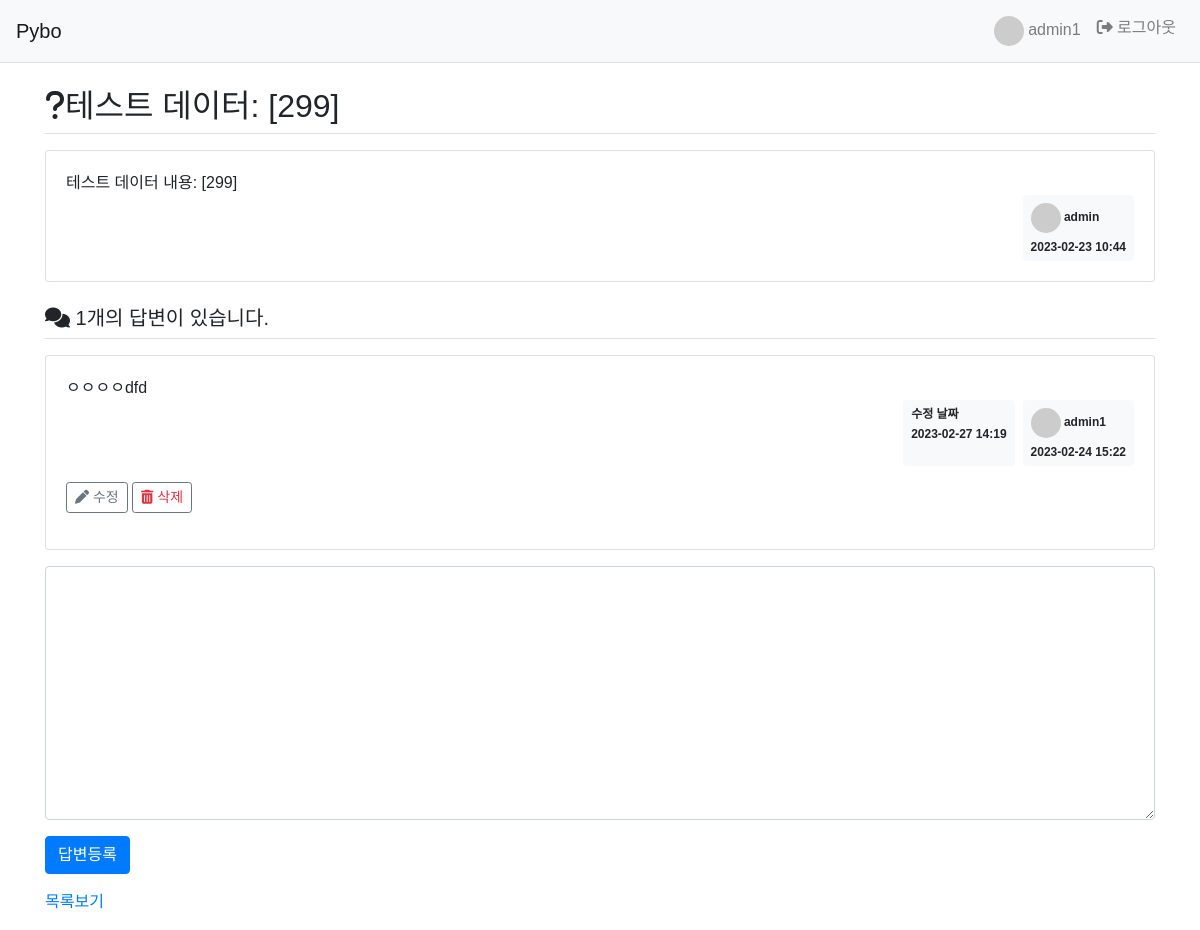
The page /pybo/305/ (signed in) on the database its author committed.
### pybo/models.py (models this page shows, shortened)
class Question(models.Model):
    author = models.ForeignKey(User, on_delete=models.CASCADE)
    subject = models.CharField('제목', max_length=200,
                                help_text='질문의 제목을 한 줄로 작성하세요.')
    content = models.TextField('내용', help_text='질문의 내용을 상세히 작성하세요.')
    create_date = models.DateTimeField('생성일')
    modify_date = models.DateTimeField(null=True, blank=True)

class Answer(models.Model):
    author = models.ForeignKey(User, on_delete=models.CASCADE)
    question = models.ForeignKey(Question, on_delete=models.CASCADE)
    content = models.TextField('답변 내용')
    create_date = models.DateTimeField()
    modify_date = models.DateTimeField(null=True, blank=True)

### pybo/views.py (the view)
# urls.py: path('<int:question_id>/', views.detail, name='detail'),   # 상세 보기
def detail(request, question_id):
    question = get_object_or_404(Question, pk=question_id)
    context = {'question':question}
    return render(request, 'pybo/question_detail.html', context)

### templates/pybo/question_detail.html (shortened to what this page needs)
{% extends 'base.html' %}
{% block content %}
  <h2 class="border-bottom py-2">
    <i class="fa-solid fa-question"></i>{{ question.subject}}</h2>
  <div class="card my-3">
    <div class="card-body">
      <div class="card-text" style="white-space: pre-line;">{{ question.content }}</div>
      <div class="d-flex justify-content-end">
        <div class="badge badge-light p-2 text-left">
          <div class="mb-2"><img class="avarta" src="https://randomuser.me/api/portraits/men/{{question.author.id}}.jpg">
            {{question.author.username}}</div>
          <div>{{question.create_date|date:'Y-m-d H:i'}}</div>
        </div>
      </div>
    </div>
  </div>
  <h5 class="border-bottom my-3 py-2">
    <i class="fa-solid fa-comments"></i>
    {{ question.answer_set.count }}개의 답변이 있습니다.
  </h5>
  {% for answer in question.answer_set.all%}
    <div class="card my-3">
      <div class="card-body">
        <div class="card-text" style="white-space: pre-line;">{{ answer.content }}</div>
        <div class="d-flex justify-content-end">
          {% if answer.modify_date %}
            <div class="badge badge-light p-2 mr-2 text-left">
              <div class="mb-2">수정 날짜</div>
              <div>{{ answer.modify_date|date:'Y-m-d H:i' }}</div>
            </div>
          {% endif %}
          <div class="badge badge-light p-2 text-left">
            <div class="mb-2"><img class="avarta" src="https://randomuser.me/api/portraits/men/{{answer.author.id}}.jpg">
              {{answer.author.username}}</div>
            <div>{{answer.create_date|date:'Y-m-d H:i'}}</div>
          </div>
        </div>
        {% if request.user == answer.author %}
          <div class='my-3'>
            <a href="{% url 'pybo:answer_modify' answer.id %}" class="btn btn-sm btn-outline-secondary">
              <i class="fa-solid fa-pen"></i>
              수정</a>
            <a href="#" class="delete btn btn-sm btn-outline-secondary text-danger" data-uri="{% url 'pybo:answer_delete' answer.id %}">
              <i class="fa-solid fa-trash-can"></i>
              삭제</a>
          </div>
        {% endif %}
      </div>
    </div>
  {% endfor %}
  <form action=" {% url 'pybo:answer_create' question.id %}" method="post" class="my-3">
    <div class="form-group">
      <textarea {% if not user.is_authenticated %} disabled="disabled" {% endif %} name="content" id="content" class="form-control" rows="10"></textarea>
    </div>
    <input type="submit" value="답변등록" class="btn btn-primary">
  </form>
  <a href="{% url 'pybo:index'%}">
    목록보기
  </a>
</div>
{% endblock content %}

### templates/navbar.html (shortened to what this page needs)
<nav class="navbar navbar-expand-lg navbar-light bg-light border-bottom">
  <a class="navbar-brand" href="{% url 'pybo:index' %}">Pybo</a>
  <div class="collapse navbar-collapse" id="navbarNav">
    <ul class="navbar-nav ml-auto">
      {% if user.is_authenticated %}
        <li class="nav-item ">
          <a class="nav-link" href="#">
            <img class="avarta" src="https://randomuser.me/api/portraits/men/{{user.id}}.jpg"/>
            {{ user.username }}
          </a>
        </li>
        <li class="nav-item ">
          <a class="nav-link" href="{% url 'common:logout' %}">
            <i class="fa-solid fa-right-from-bracket"></i>
            로그아웃</a>
        </li>
      {% endif %}
  </ul>
</div>
</nav>

### static/style.css (style rules this page uses)
* { font-family: 'Noto Sans KR', sans-serif; }
.avarta { width: 30px; height: 30px; border-radius: 50%; }

### rows shown on the page
Question: subject "테스트 데이터: [299]", content "테스트 데이터 내용: [299]", author.username "admin", create_date "2023-02-23 10:44", answer_set.count "1"
Answer: content "ㅇㅇㅇㅇdfd", modify_date "2023-02-27 14:19", author.username "admin1", create_date "2023-02-24 15:22", shows "수정"

### other values the page prints
{{ user.username }} "admin1"
